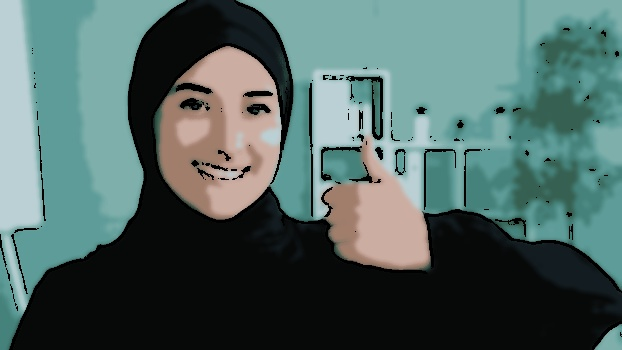
#> input picture output_cartoon.jpg, 622 x 350 px
$ python cartoonifier.py --input output_cartoon.jpg
#> lines starting #> are read from the running program, lines starting #| are printed output that depends on the picture; after the words box and inside, x2 and y2 are one past the last pixel; in counts of white or black regions, pixels touching at a corner belong together
import cv2
import numpy as np
import argparse
import logging
import os

# Setup professional logging
logging.basicConfig(level=logging.INFO, format='%(levelname)s: %(message)s')

class AdvancedCartoonifier:
    """A professional class to convert images into high-quality cartoon styles."""

    def __init__(self, blur_value=7, line_size=7, color_reduction=9):
#> in process_image, img is the input picture: shape (350, 622, 3); mean B, G, R 98.8, 102.3, 79.3
        self.blur_value = blur_value
        self.line_size = line_size
        self.color_reduction = color_reduction

    def _get_edges(self, img: np.ndarray) -> np.ndarray:
        """Applies advanced edge detection techniques."""
        gray = cv2.cvtColor(img, cv2.COLOR_BGR2GRAY)
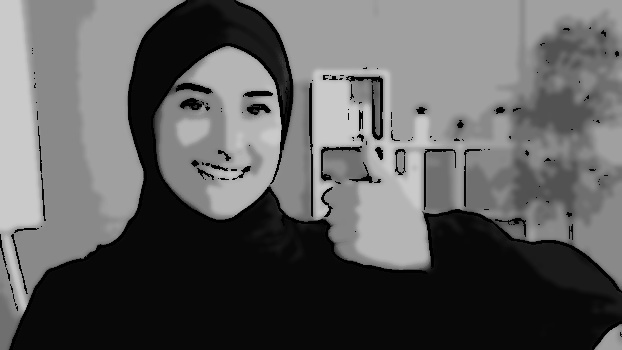
#> gray: shape (350, 622); min 0, max 208, mean 94.9
        gray_blur = cv2.medianBlur(gray, self.blur_value)
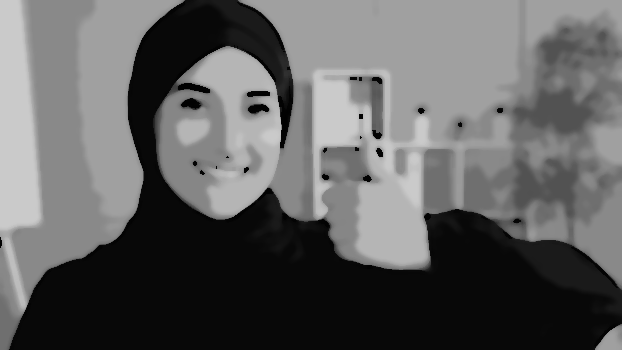
#> gray_blur: shape (350, 622); min 1, max 202, mean 96.5

        # Detect and enhance edges
        edges = cv2.adaptiveThreshold(
            gray_blur, 255, cv2.ADAPTIVE_THRESH_MEAN_C,
            cv2.THRESH_BINARY, self.line_size, self.blur_value
        )
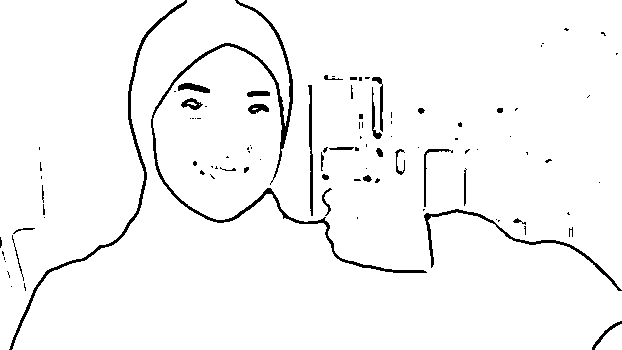
#> edges: shape (350, 622); 96.6% white; 99 black regions (66 under 20 px), largest, box (x1, y1, x2, y2) and area: (151, 0, 427, 273) 2509, (9, 0, 187, 350) 1344, (424, 209, 622, 291) 809
        return edges

    def _color_quantization(self, img: np.ndarray) -> np.ndarray:
        """Reduces the color palette to give a flat, posterized cartoon look."""
        data = np.float32(img).reshape((-1, 3))
        criteria = (cv2.TERM_CRITERIA_EPS + cv2.TERM_CRITERIA_MAX_ITER, 20, 0.001)
        _, label, center = cv2.kmeans(data, self.color_reduction, None, criteria, 10, cv2.KMEANS_RANDOM_CENTERS)
#> center = [[87.15, 99.19, 59.27], [170.6, 174.5, 126.1], [30.66, 27.2, 18.65], [7.75, 8.53, 6.45], [208.8, 204.9, 182.3], [111.1, 127.3, 157.5], [160.1, 171.1, 199.8], [123.7, 130.7, 72.74], [151.6, 155.1, 94.76]]

        center = np.uint8(center)
#> center = [[87, 99, 59], [170, 174, 126], [30, 27, 18], [7, 8, 6], [208, 204, 182], [111, 127, 157], [160, 171, 199], [123, 130, 72], [151, 155, 94]]
        result = center[label.flatten()]
        result = result.reshape(img.shape)
        return result

    def process_image(self, input_path: str, output_path: str, style: str = "classic"):
        """Loads the image, applies the selected style, and saves the output."""
        if not os.path.exists(input_path):
            logging.error(f"Image not found at {input_path}. Please check the path.")
            return

        # 1. Load input images using OpenCV
        logging.info(f"Loading image from {input_path}...")
        img = cv2.imread(input_path)

        if style == "classic":
            # 2. Apply edge detection techniques
            logging.info("Applying edge detection...")
            edges = self._get_edges(img)

            # 3. Smooth color regions for cartoon effect
            logging.info("Smoothing color regions...")
            quantized = self._color_quantization(img)
            smoothed = cv2.bilateralFilter(quantized, d=9, sigmaColor=200, sigmaSpace=200)

            # 4. Combine edges with smoothed image
            logging.info("Combining edges with smoothed colors...")
            cartoon = cv2.bitwise_and(smoothed, smoothed, mask=edges)

        elif style == "watercolor":
            # Bonus Out-of-the-box feature!
            logging.info("Applying watercolor stylization...")
            cartoon = cv2.stylization(img, sigma_s=60, sigma_r=0.6)

        else:
            logging.error("Invalid style selected.")
            return

        # 5. Save final cartoonified images
        cv2.imwrite(output_path, cartoon)
        logging.info(f"Success! Cartoonified image saved to: {output_path}")

if __name__ == "__main__":
    # Setup Command Line Interface (CLI)
    parser = argparse.ArgumentParser(description="High-Tech Image Cartoonifier")
    parser.add_argument("-i", "--input", required=True, help="Path to the original input image")
    parser.add_argument("-o", "--output", default="output_cartoon.jpg", help="Path to save the generated image")
    parser.add_argument("-s", "--style", choices=["classic", "watercolor"], default="classic", help="Choose the cartoon style (classic or watercolor)")

    args = parser.parse_args()

    # Execute the application
    app = AdvancedCartoonifier()
    app.process_image(args.input, args.output, args.style)
